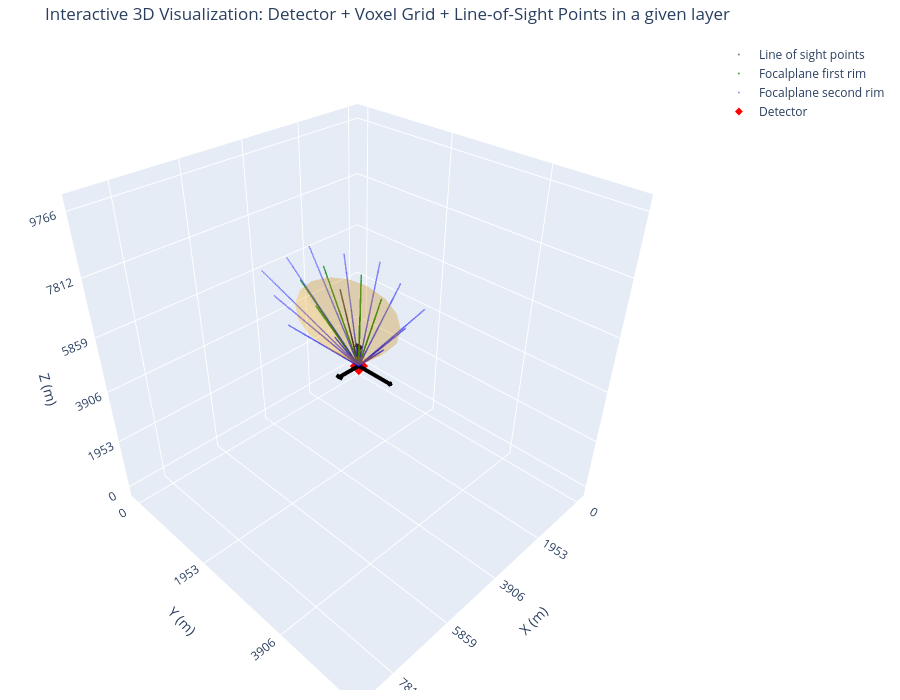

The code cell stored with this chart in its notebook:
### Code cell
# Create interactive 3D plot with Plotly
fig = go.Figure()

N = nside_grid


fig.add_trace(
    go.Scatter3d(
        x=los_ref[:,0]/atmo.grid_wsp.grid_spacing,
        y=los_ref[:,1]/atmo.grid_wsp.grid_spacing,
        z=(los_ref[:,2]-site_altitude)/atmo.grid_wsp.grid_spacing,
        mode="markers",
        marker=dict(size=1, color="black", opacity=0.5),
        name="Line of sight points",
        showlegend=True,
    )
)

for ivertex, vertex in enumerate(rotated_fp_first_rim):
    los_vertex = los_points_coords_radius(z_slice_grid, vertex, detector_position)
    fig.add_trace(
        go.Scatter3d(
            x=los_vertex[:,0] / atmo.grid_wsp.grid_spacing,
            y=los_vertex[:,1] / atmo.grid_wsp.grid_spacing,
            z=(los_vertex[:,2]-site_altitude) / atmo.grid_wsp.grid_spacing,
            mode="markers",
            marker=dict(size=1, color="green", symbol="circle",opacity=0.7),
            name="Focalplane first rim",
            showlegend=True if ivertex == 0 else False,
        )
    )

for ivertex, vertex in enumerate(rotated_fp_second_rim):
    los_vertex = los_points_coords_radius(z_slice_grid, vertex, detector_position)
    fig.add_trace(
        go.Scatter3d(
            x=los_vertex[:,0] / atmo.grid_wsp.grid_spacing,
            y=los_vertex[:,1] / atmo.grid_wsp.grid_spacing,
            z=(los_vertex[:,2]-site_altitude) / atmo.grid_wsp.grid_spacing,
            mode="markers",
            marker=dict(size=1, color="blue", symbol="circle",opacity=0.4),
            name="Focalplane second rim",
            showlegend=True if ivertex == 0 else False,
        )
    )

# Add detector position
fig.add_trace(
    go.Scatter3d(
        x=[det_pos_i],
        y=[det_pos_j],
        z=[det_pos_k],
        mode="markers",
        marker=dict(size=6, color="red", symbol="diamond"),
        name="Detector",
        showlegend=True,
    )
)

# Add detector coordinate axes
axis_len = N // 10.0


add_axis(fig, (det_pos_i, det_pos_j, det_pos_k), "x", axis_len, color="black")
add_axis(fig, (det_pos_i, det_pos_j, det_pos_k), "y", axis_len, color="black")
add_axis(fig, (det_pos_i, det_pos_j, det_pos_k), "z", axis_len, color="black")

add_cone_mesh(
    fig,
    det_pos=(det_pos_i, det_pos_j, det_pos_k),
    unit_pointing_vec_reference=unit_pointing_vec_reference,
    gamma_tol=fwhm,
    cone_length=cone_length,
    n_circle=n_circle,
    n_length=n_length,
    color="orange",
    opacity=0.3,
    name=r"Cone of separation angle $\gamma = $" + str(fwhm) + "°",
)

fig.update_layout(
    scene=dict(
        xaxis=dict(
            title="X (m)",
            tickmode="array",
            tickvals=list(range(0, N, N // 5)),  # voxel indices
            ticktext=[
                f"{val * atmo.grid_wsp.grid_spacing:.0f}" for val in range(0, N, N // 5)
            ],  # physical coords
        ),
        yaxis=dict(
            title="Y (m)",
            tickmode="array",
            tickvals=list(range(0, N + 1, N // 5)),
            ticktext=[
                f"{val * atmo.grid_wsp.grid_spacing:.0f}" for val in range(0, N, N // 5)
            ],
        ),
        zaxis=dict(
            title="Z (m)",
            tickmode="array",
            tickvals=list(range(0, N + 1, N // 5)),
            ticktext=[
                f"{val * atmo.grid_wsp.grid_spacing:.0f}" for val in range(0, N, N // 5)
            ],
        ),
        aspectmode="cube",
    ),
    title="Interactive 3D Visualization: Detector + Voxel Grid + Line-of-Sight Points in a given layer",
    width=900,
    height=700,
    margin=dict(r=20, b=10, l=10, t=40),
)

# Show the plot
fig.show()
